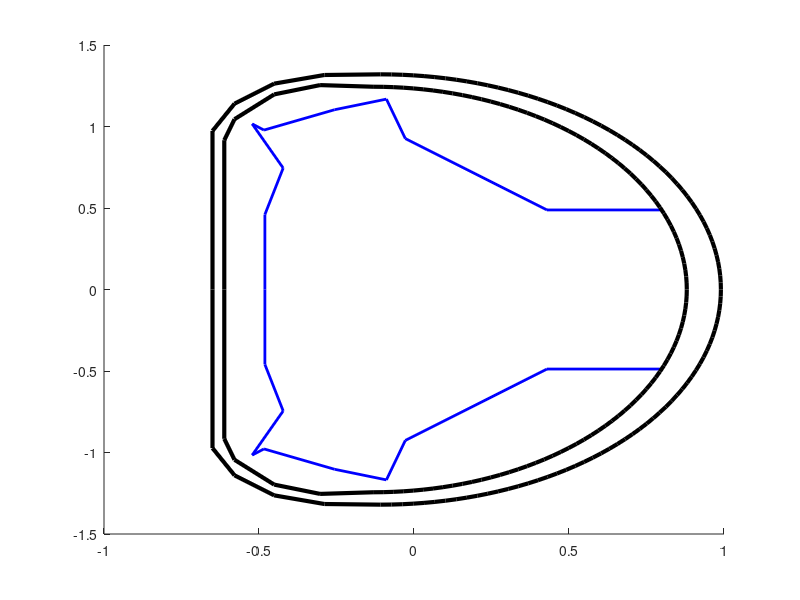

This chart was generated by the following MATLAB code: (Note: this script raises an error after producing the figure.)
R0=1.85;

%--------------------------------------------------------------------------
% inside wall
pr=([1.238,1.238,1.271,1.399,1.547,1.718])-R0;
pz=([0,0.916,1.0447,1.197,1.254,1.244]);
%outside wall
ppr=([1.2,1.2,1.271,1.399,1.561,1.742])-R0;
ppz=([0,0.973,1.14,1.263,1.316,1.320]);

Qr=([2.730,2.84])-R0;
% Qz=([0,0])*unit;

%limter location
nr=([1.369,1.369,1.428,1.328,1.366,1.594,1.761,1.822,2.279,2.65])-R0;
nz=([0,0.46,0.745,1.016,0.978,1.103,1.168,0.926,0.488,0.488]);
%--------------------------------------------------------------------------
% figure
% set(gcf,'position',[358,30,614,669])
hold on
line(ppr,ppz,'linestyle','-','color','k','LineWidth',3)

line(ppr,-ppz,'linestyle','-','color','k','LineWidth',3)

line(pr,pz,'linestyle','-','color','k','LineWidth',3)

line(pr,-pz,'linestyle','-','color','k','LineWidth',3)

line(nr,nz,'linestyle','-','color','b','LineWidth',2)

line(nr,-nz,'linestyle','-','color','b','LineWidth',2)

%--------------------------------------------------------------------------
ap=Qr(1)-pr(end);
bp=pz(end);
app=Qr(2)-ppr(end);
bpp=ppz(end);
theta=linspace(pi/2,0,50);
pR=pr(end)+ap*sin(theta);
pZ=bp*cos(theta);
%--------------------------------------------------------------------------
line(pR,pZ,'linestyle','-','color','k','LineWidth',3)

line(pR,-pZ,'linestyle','-','color','k','LineWidth',3)

ppR=ppr(end)+app*sin(theta);
ppZ=bpp*cos(theta);
line(ppR,ppZ,'linestyle','-','color','k','LineWidth',3)

line(ppR,-ppZ,'linestyle','-','color','k','LineWidth',3)

line(0,-max(ppz):0.01:max(ppz),'linestyle','-','color','r','LineWidth',1)


    % ECE Diagnostic Calculation
    B=2.2486; % Magnetic field at the magnetic axis in Tesla
    frequencies=105.1:2:167.1; % Frequency range in GHz
    omega_c=1.76e11*B; % Cyclotron frequency in Hz for electrons
    R_ECE=(frequencies*1e9)*R0/omega_c; % Calculate the corresponding radius for each frequency
    
    % Plotting ECE diagnostic points
    plot(R_ECE, zeros(size(R_ECE)), 'ro'); 
    % Plot red circles at the calculated positions

%--------------------------------------------------------------------------
xlabel('Radial Location /m','fontsize',14,'fontname','times new roman')
ylabel('Vertical Location /m','fontsize',14,'fontname','times new roman')

axis([min(ppr)-0.05,max(pR)+0.05 min(-ppz)-0.1,max(ppz)+0.1])

axis equal
p1=min(-ppz);
p0=0;
text(p0,p1,['\leftarrow','Magnetic Axis'],'FontSize',12)

hold off
